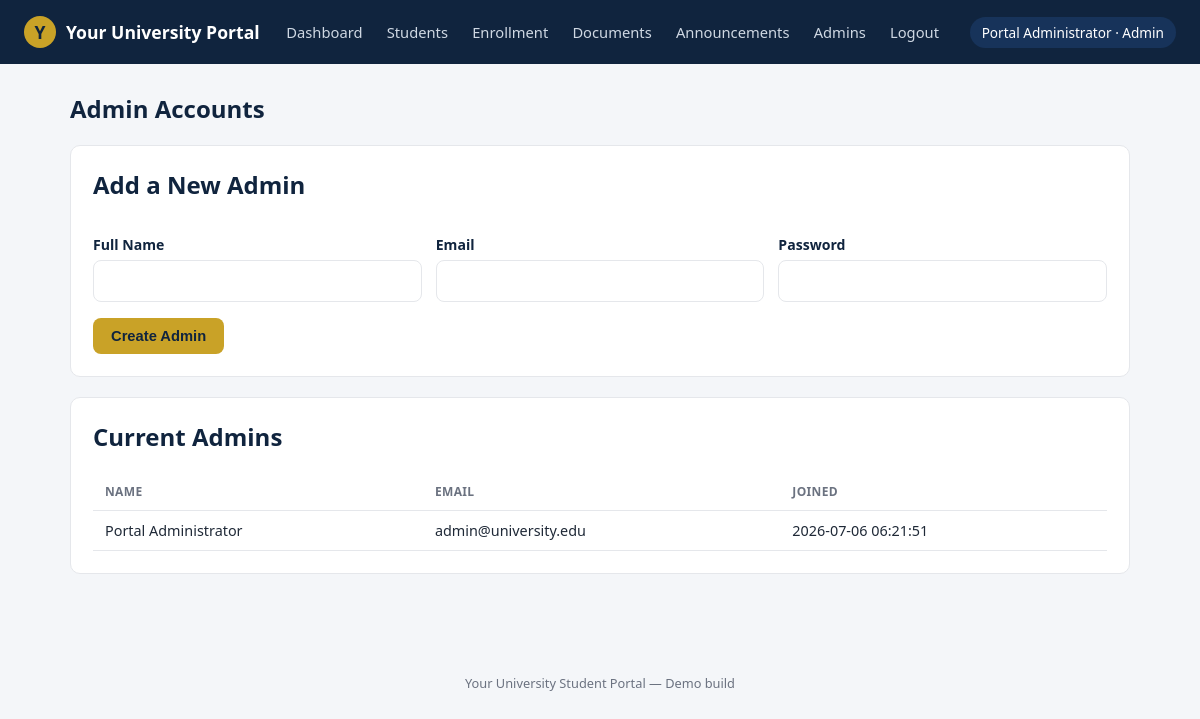
The page /admin/admins (signed in) on the database its author committed.
### tables this page shows
CREATE TABLE users (
    id INTEGER PRIMARY KEY AUTOINCREMENT,
    full_name TEXT NOT NULL,
    email TEXT UNIQUE NOT NULL,
    password_hash TEXT NOT NULL,
    role TEXT NOT NULL DEFAULT 'student',      -- 'student' or 'admin'
    student_number TEXT,
    program TEXT,
    year_level TEXT,
    is_verified INTEGER NOT NULL DEFAULT 0,
    is_active INTEGER NOT NULL DEFAULT 1,
    verification_token TEXT,
    created_at TEXT NOT NULL DEFAULT (datetime('now'))
);

### routes_admin.py (the view, shortened to what this page needs)
@bp.route("/admins", methods=["GET", "POST"])
@admin_required
def manage_admins(u=None):
    admins = query("SELECT * FROM users WHERE role='admin' ORDER BY created_at")
    return render_template("admin/admins.html", admins=admins, csrf_token=get_csrf_token())

### db.py (called while the page is built)
def get_db():
    if "db" not in g:
        os.makedirs(os.path.dirname(current_app.config["DATABASE_PATH"]), exist_ok=True)
        g.db = sqlite3.connect(current_app.config["DATABASE_PATH"])
        g.db.row_factory = sqlite3.Row
        g.db.execute("PRAGMA foreign_keys = ON")
    return g.db

def query(sql, args=(), one=False):
    cur = get_db().execute(sql, args)
    rows = cur.fetchall()
    cur.close()
    return (rows[0] if rows else None) if one else rows

### utils.py (called while the page is built)
def get_current_user():
    user_id = session.get("user_id")
    if not user_id:
        return None
    return query("SELECT * FROM users WHERE id = ?", (user_id,), one=True)

def admin_required(view):
    @wraps(view)
    def wrapped(*args, **kwargs):
        user = get_current_user()
        if not user:
            flash("Please log in to continue.", "warning")
            return redirect(url_for("auth.login", next=request.path))
        if user["role"] != "admin":
            abort(403)
        return view(*args, **kwargs)
    return wrapped

def get_csrf_token():
    if "csrf_token" not in session:
        session["csrf_token"] = secrets.token_hex(32)
    return session["csrf_token"]

### templates/admin/admins.html (shortened to what this page needs)
{% extends "base.html" %}
{% block content %}
<div class="page-header"><h1>Admin Accounts</h1></div>
<div class="card">
  <h2>Add a New Admin</h2>
  <form method="POST" action="{{ url_for('admin.manage_admins') }}">
    <div class="form-row">
      <div>
        <label>Full Name</label>
        <input type="text" name="full_name" required>
      </div>
      <div>
        <label>Email</label>
        <input type="email" name="email" required>
      </div>
      <div>
        <label>Password</label>
        <input type="password" name="password" required minlength="8">
      </div>
    </div>
    <button type="submit" class="btn accent">Create Admin</button>
  </form>
</div>
<div class="card">
  <h2>Current Admins</h2>
  <table>
    <thead><tr><th>Name</th><th>Email</th><th>Joined</th></tr></thead>
    <tbody>
      {% for a in admins %}
      <tr><td>{{ a.full_name }}</td><td>{{ a.email }}</td><td>{{ a.created_at }}</td></tr>
      {% endfor %}
    </tbody>
  </table>
</div>
{% endblock %}

### templates/base.html (shortened to what this page needs)
<!DOCTYPE html>
<html lang="en">
<head>
  <link rel="stylesheet" href="{{ url_for('static', filename='css/style.css') }}">
</head>
<body>
{% if current_user %}
<div class="topbar">
  <div class="brand">
    <span class="crest">{{ school_name[0] }}</span>
    {{ school_name }} Portal
  </div>
  <nav>
    {% if current_user.role == 'student' %}
      <a href="{{ url_for('student.dashboard') }}">Dashboard</a>
      <a href="{{ url_for('student.grades') }}">Grades</a>
      <a href="{{ url_for('student.enrollment') }}">Enrollment</a>
      <a href="{{ url_for('student.documents') }}">Documents</a>
      <a href="{{ url_for('student.announcements') }}">Announcements</a>
      <a href="{{ url_for('student.profile') }}">Profile</a>
    {% else %}
      <a href="{{ url_for('admin.dashboard') }}">Dashboard</a>
      <a href="{{ url_for('admin.users') }}">Students</a>
      <a href="{{ url_for('admin.enrollments') }}">Enrollment</a>
      <a href="{{ url_for('admin.documents') }}">Documents</a>
      <a href="{{ url_for('admin.announcements') }}">Announcements</a>
      <a href="{{ url_for('admin.manage_admins') }}">Admins</a>
    {% endif %}
    <a href="{{ url_for('auth.logout') }}">Logout</a>
  </nav>
  <span class="user-chip">{{ current_user.full_name }} &middot; {{ current_user.role|capitalize }}</span>
</div>
{% endif %}
<div class="container">
  {% block content %}{% endblock %}
</div>
<footer>{{ school_name }} Student Portal &mdash; Demo build</footer>
</body>
</html>

### static/css/style.css (style rules this page uses)
:root { --navy: #10243e; --navy-light: #17335a; --accent: #c9a227; --accent-dark: #a6841e; --bg: #f4f6f9; --card: #ffffff; --text: #1f2937; --muted: #6b7280; --border: #e5e7eb; --danger: #b3261e; --success: #1e7d3c; --warning: #a15c00; --info: #1a5276; --radius: 10px; }
* { box-sizing: border-box; }
body { margin: 0; font-family: "Segoe UI", Roboto, Helvetica, Arial, sans-serif; background: var(--bg); color: var(--text); }
a { color: var(--navy-light); text-decoration: none; }
.topbar { background: var(--navy); color: #fff; padding: 0 24px; display: flex; align-items: center; justify-content: space-between; height: 64px; }
.topbar .brand { display: flex; align-items: center; gap: 10px; font-weight: 700; font-size: 1.1rem; color: #fff; }
.topbar .brand .crest { width: 32px; height: 32px; border-radius: 50%; background: var(--accent); color: var(--navy); display: flex; align-items: center; justify-content: center; font-weight: 800; }
.topbar nav a { color: #cfd8e3; margin-left: 20px; font-weight: 500; font-size: 0.92rem; }
.topbar .user-chip { margin-left: 24px; padding: 6px 12px; background: var(--navy-light); border-radius: 20px; font-size: 0.85rem; color: #fff; }
.container { max-width: 1100px; margin: 0 auto; padding: 28px 20px 60px; }
.page-header { display: flex; align-items: baseline; justify-content: space-between; margin-bottom: 20px; flex-wrap: wrap; gap: 10px; }
.page-header h1 { font-size: 1.5rem; margin: 0; color: var(--navy); }
.card { background: var(--card); border: 1px solid var(--border); border-radius: var(--radius); padding: 22px; margin-bottom: 20px; }
.card h2, .card h3 { margin-top: 0; color: var(--navy); }
label { display: block; margin: 14px 0 6px; font-size: 0.88rem; font-weight: 600; color: var(--navy); }
input[type="text"], input[type="email"], input[type="password"], input[type="number"], input[type="file"], select, textarea { width: 100%; padding: 10px 12px; border: 1px solid var(--border); border-radius: 8px; font-size: 0.95rem; font-family: inherit; background: #fff; color: var(--text); }
.form-row { display: flex; gap: 14px; flex-wrap: wrap; }
.form-row > div { flex: 1; min-width: 160px; }
.btn { display: inline-block; padding: 10px 18px; border-radius: 8px; border: none; background: var(--navy); color: #fff; font-weight: 600; font-size: 0.92rem; cursor: pointer; margin-top: 16px; }
.btn.accent { background: var(--accent); color: var(--navy); }
table { width: 100%; border-collapse: collapse; margin-top: 8px; }
th, td { text-align: left; padding: 10px 12px; border-bottom: 1px solid var(--border); font-size: 0.9rem; }
th { color: var(--muted); font-weight: 600; text-transform: uppercase; font-size: 0.75rem; letter-spacing: 0.03em; }
footer { text-align: center; color: var(--muted); font-size: 0.8rem; padding: 20px; }

### rows shown on the page
users: full_name "Portal Administrator", role "Admin", email "admin@university.edu", created_at "2026-07-06 06:21:51"

### other values the page prints
{{ school_name[0] }} "Y"
{{ school_name }} "Your University"
